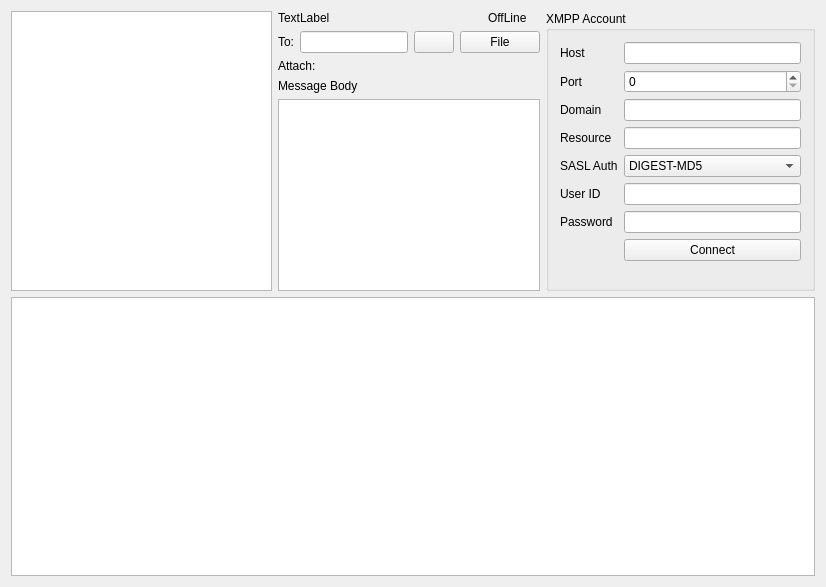
<?xml version="1.0" encoding="UTF-8"?>
<ui version="4.0">
 <class>MainWindow</class>
 <widget class="QMainWindow" name="MainWindow">
  <property name="geometry">
   <rect>
    <x>0</x>
    <y>0</y>
    <width>826</width>
    <height>587</height>
   </rect>
  </property>
  <property name="windowTitle">
   <string>Test Network</string>
  </property>
  <widget class="QWidget" name="centralWidget">
   <layout class="QVBoxLayout" name="verticalLayout_2">
    <item>
     <layout class="QHBoxLayout" name="horizontalLayout_2">
      <item>
       <widget class="QListWidget" name="rosterListWidget"/>
      </item>
      <item>
       <layout class="QVBoxLayout" name="verticalLayout">
        <item>
         <layout class="QHBoxLayout" name="horizontalLayout">
          <property name="sizeConstraint">
           <enum>QLayout::SetFixedSize</enum>
          </property>
          <item>
           <widget class="QLabel" name="errorLabel">
            <property name="text">
             <string>TextLabel</string>
            </property>
           </widget>
          </item>
          <item>
           <spacer name="horizontalSpacer">
            <property name="orientation">
             <enum>Qt::Horizontal</enum>
            </property>
            <property name="sizeHint" stdset="0">
             <size>
              <width>40</width>
              <height>5</height>
             </size>
            </property>
           </spacer>
          </item>
          <item>
           <widget class="QLabel" name="onlineLabel">
            <property name="sizePolicy">
             <sizepolicy hsizetype="Preferred" vsizetype="Fixed">
              <horstretch>0</horstretch>
              <verstretch>0</verstretch>
             </sizepolicy>
            </property>
            <property name="text">
             <string>OffLine</string>
            </property>
           </widget>
          </item>
          <item>
           <widget class="QLabel" name="onlineIconLabel">
            <property name="text">
             <string/>
            </property>
            <property name="pixmap">
             <pixmap resource="resources.qrc">:/pixmaps/bullet_black.png</pixmap>
            </property>
           </widget>
          </item>
         </layout>
        </item>
        <item>
         <layout class="QHBoxLayout" name="horizontalLayout_3">
          <item>
           <widget class="QLabel" name="label_7">
            <property name="text">
             <string>To:</string>
            </property>
           </widget>
          </item>
          <item>
           <widget class="QLineEdit" name="toLineEdit"/>
          </item>
          <item>
           <widget class="QPushButton" name="sendButton">
            <property name="icon">
             <iconset resource="resources.qrc">
              <normaloff>:/pixmaps/paper_airplane.png</normaloff>:/pixmaps/paper_airplane.png</iconset>
            </property>
            <property name="iconSize">
             <size>
              <width>32</width>
              <height>32</height>
             </size>
            </property>
           </widget>
          </item>
          <item>
           <widget class="QPushButton" name="sendFileButton">
            <property name="text">
             <string>File</string>
            </property>
           </widget>
          </item>
         </layout>
        </item>
        <item>
         <widget class="QLabel" name="attachLabel">
          <property name="text">
           <string>Attach:</string>
          </property>
         </widget>
        </item>
        <item>
         <widget class="QLabel" name="label_8">
          <property name="text">
           <string>Message Body</string>
          </property>
         </widget>
        </item>
        <item>
         <widget class="QPlainTextEdit" name="messageTextEdit"/>
        </item>
       </layout>
      </item>
      <item>
       <widget class="QGroupBox" name="groupBox">
        <property name="title">
         <string>XMPP Account</string>
        </property>
        <layout class="QFormLayout" name="formLayout">
         <item row="0" column="0">
          <widget class="QLabel" name="label">
           <property name="text">
            <string>Host</string>
           </property>
          </widget>
         </item>
         <item row="0" column="1">
          <widget class="QLineEdit" name="hostLlineEdit"/>
         </item>
         <item row="9" column="1">
          <widget class="QLineEdit" name="userLineEdit"/>
         </item>
         <item row="11" column="1">
          <widget class="QLineEdit" name="passwordLineEdit">
           <property name="echoMode">
            <enum>QLineEdit::Password</enum>
           </property>
          </widget>
         </item>
         <item row="9" column="0">
          <widget class="QLabel" name="label_3">
           <property name="text">
            <string>User ID</string>
           </property>
          </widget>
         </item>
         <item row="11" column="0">
          <widget class="QLabel" name="label_4">
           <property name="text">
            <string>Password</string>
           </property>
          </widget>
         </item>
         <item row="1" column="1">
          <widget class="QSpinBox" name="portSpinBox">
           <property name="minimum">
            <number>0</number>
           </property>
           <property name="maximum">
            <number>65536</number>
           </property>
          </widget>
         </item>
         <item row="1" column="0">
          <widget class="QLabel" name="label_2">
           <property name="text">
            <string>Port</string>
           </property>
          </widget>
         </item>
         <item row="4" column="0">
          <widget class="QLabel" name="label_6">
           <property name="text">
            <string>SASL Auth</string>
           </property>
          </widget>
         </item>
         <item row="4" column="1">
          <widget class="QComboBox" name="saslAuthComboBox">
           <property name="currentIndex">
            <number>1</number>
           </property>
           <item>
            <property name="text">
             <string>PLAIN</string>
            </property>
           </item>
           <item>
            <property name="text">
             <string>DIGEST-MD5</string>
            </property>
           </item>
           <item>
            <property name="text">
             <string>ANONYMOUS</string>
            </property>
           </item>
           <item>
            <property name="text">
             <string>X-FACEBOOK-PLATFORM</string>
            </property>
           </item>
          </widget>
         </item>
         <item row="12" column="1">
          <widget class="QPushButton" name="connectButton">
           <property name="text">
            <string>Connect</string>
           </property>
          </widget>
         </item>
         <item row="2" column="0">
          <widget class="QLabel" name="label_5">
           <property name="text">
            <string>Domain</string>
           </property>
          </widget>
         </item>
         <item row="2" column="1">
          <widget class="QLineEdit" name="domainLineEdit"/>
         </item>
         <item row="3" column="1">
          <widget class="QLineEdit" name="resourceLineEdit"/>
         </item>
         <item row="3" column="0">
          <widget class="QLabel" name="label_9">
           <property name="text">
            <string>Resource</string>
           </property>
          </widget>
         </item>
        </layout>
       </widget>
      </item>
     </layout>
    </item>
    <item>
     <widget class="QPlainTextEdit" name="logText">
      <property name="readOnly">
       <bool>true</bool>
      </property>
     </widget>
    </item>
   </layout>
  </widget>
 </widget>
 <layoutdefault spacing="6" margin="11"/>
 <resources>
  <include location="resources.qrc"/>
 </resources>
 <connections/>
</ui>
